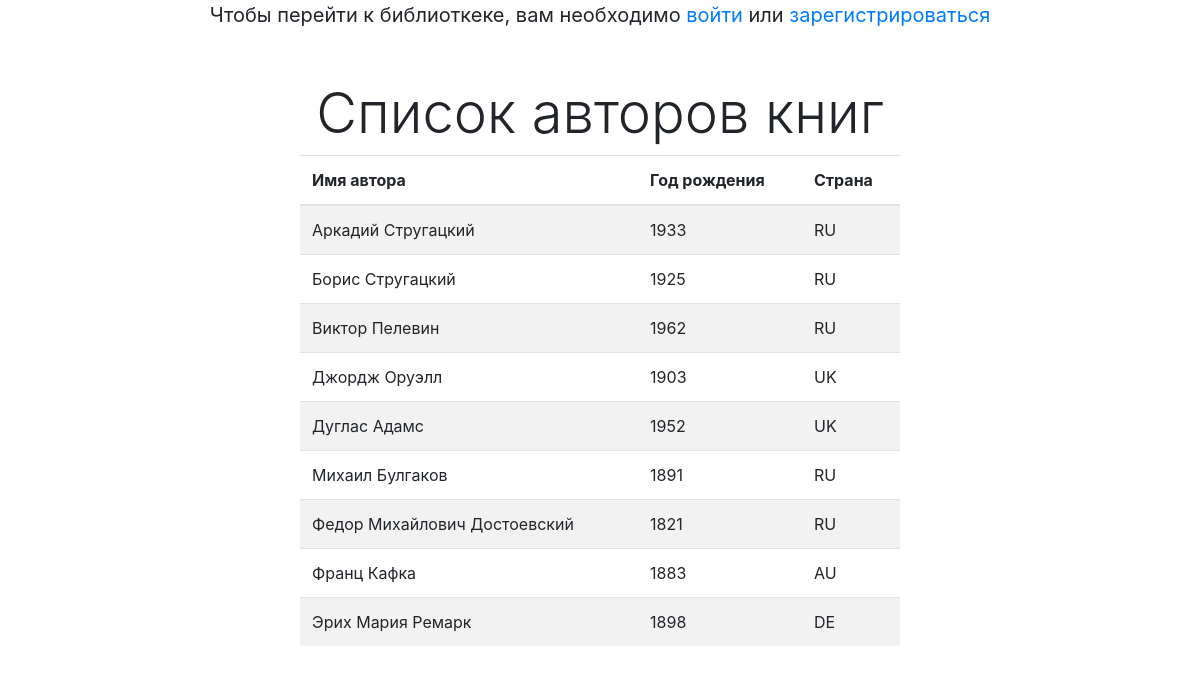
Page /author/ on the committed database.
### p_library/models.py (models this page shows, shortened)
class Author(models.Model):
    full_name = models.CharField(max_length=100, unique=True)
    birth_year = models.SmallIntegerField(verbose_name='Год рождения автора')
    country = models.CharField(max_length=2, verbose_name='Страна автора')
    class Meta:
        ordering = ["full_name"]
        verbose_name = 'Автор'
        verbose_name_plural = 'Авторы'

### p_library/views.py (the view)
# urls.py: path('author/', AuthorList.as_view(), name='author_list'),
class AuthorList (ListView):
    model = Author
    template_name = 'author_list.html'
    context_object_name = 'author_list'

### p_library/templates/author_list.html (shortened to what this page needs)
{% extends 'base.html' %}
{% block content %}
    <h2 class="display-4 text-center">Список авторов книг</h2>
            <table class="table table-striped col-lg-6 mx-auto">
                <thead>
                    <tr>
                        <th> Имя автора </th>
                        <th> Год рождения </th>
                        <th> Страна </th>
                    </tr>
                </thead>
                <tbody>
                    {% for author in author_list %}
                        <tr>
                            <td>{{ author.full_name }}</td>
                            <td>{{ author.birth_year }}</td>
                            <td>{{ author.country }}</td>
                        </tr>
                    {% endfor %}
                </tbody>
            </table>
{% endblock %}

### static/css/style.css (style rules this page uses)
table { margin: auto; }
h2, .navbar-nav { margin-top: 50px; }

### rows in the picture
Author: full_name "Аркадий Стругацкий", birth_year "1933", country "RU"
Author: full_name "Борис Стругацкий", birth_year "1925", country "RU"
Author: full_name "Виктор Пелевин", birth_year "1962", country "RU"
Author: full_name "Джордж Оруэлл", birth_year "1903", country "UK"
Author: full_name "Дуглас Адамс", birth_year "1952", country "UK"
Author: full_name "Михаил Булгаков", birth_year "1891", country "RU"
Author: full_name "Федор Михайлович Достоевский", birth_year "1821", country "RU"
Author: full_name "Франц Кафка", birth_year "1883", country "AU"
Author: full_name "Эрих Мария Ремарк", birth_year "1898", country "DE"
